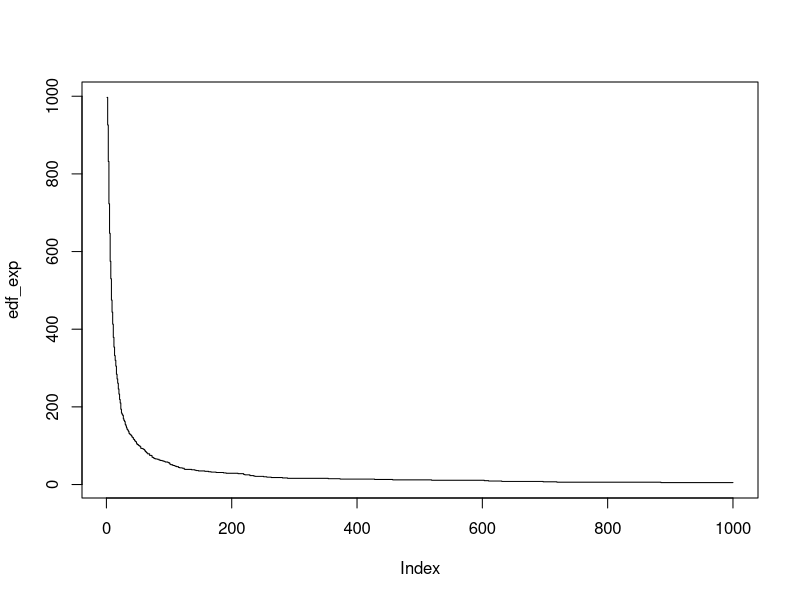

R code for this plot:
n <- 1000
exp <- sort(rexp(n))
x <- round(exp[n]) - 1
edf_exp = integer()
for (i in 1:n) {
  j <- 1
  while (exp[j] < x/i) {
    j <- j + 1
  }
  edf_exp[i] <- j
}
plot(edf_exp, type = 's')